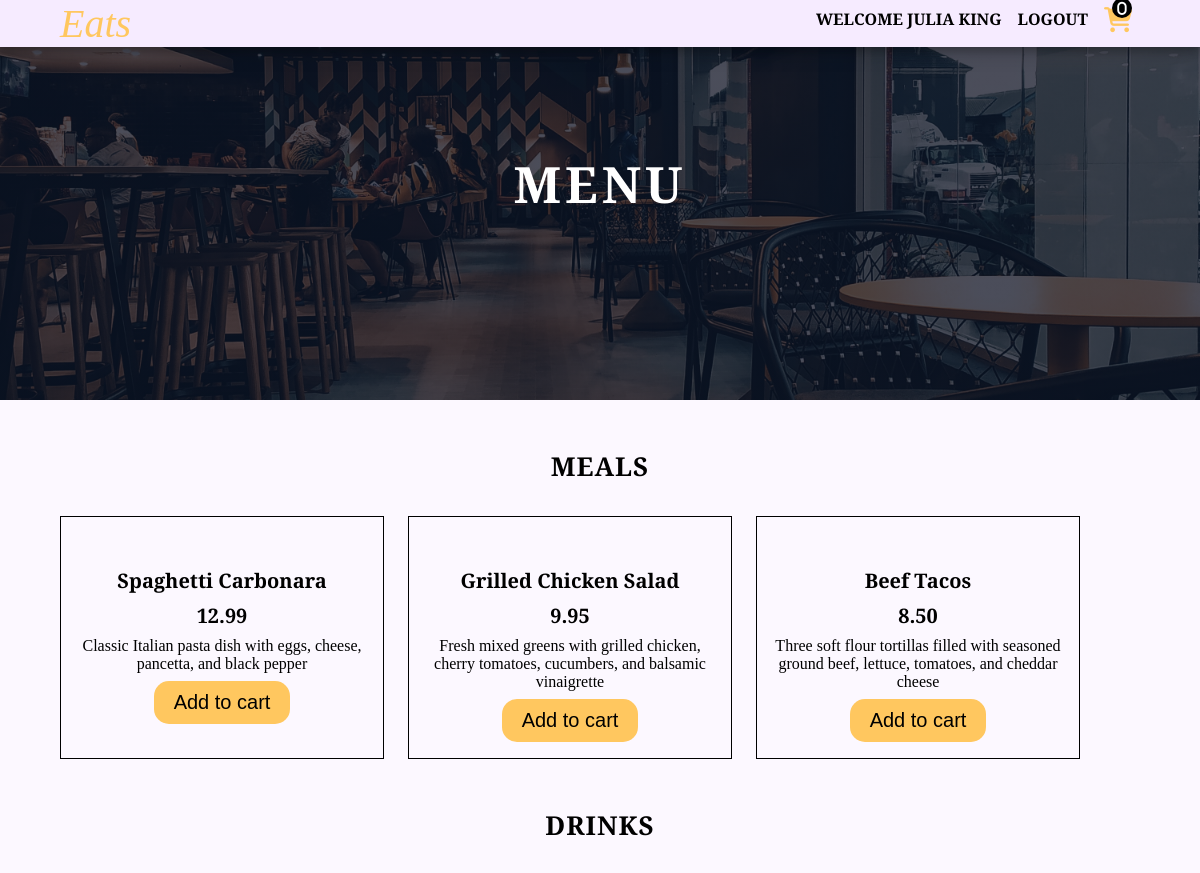
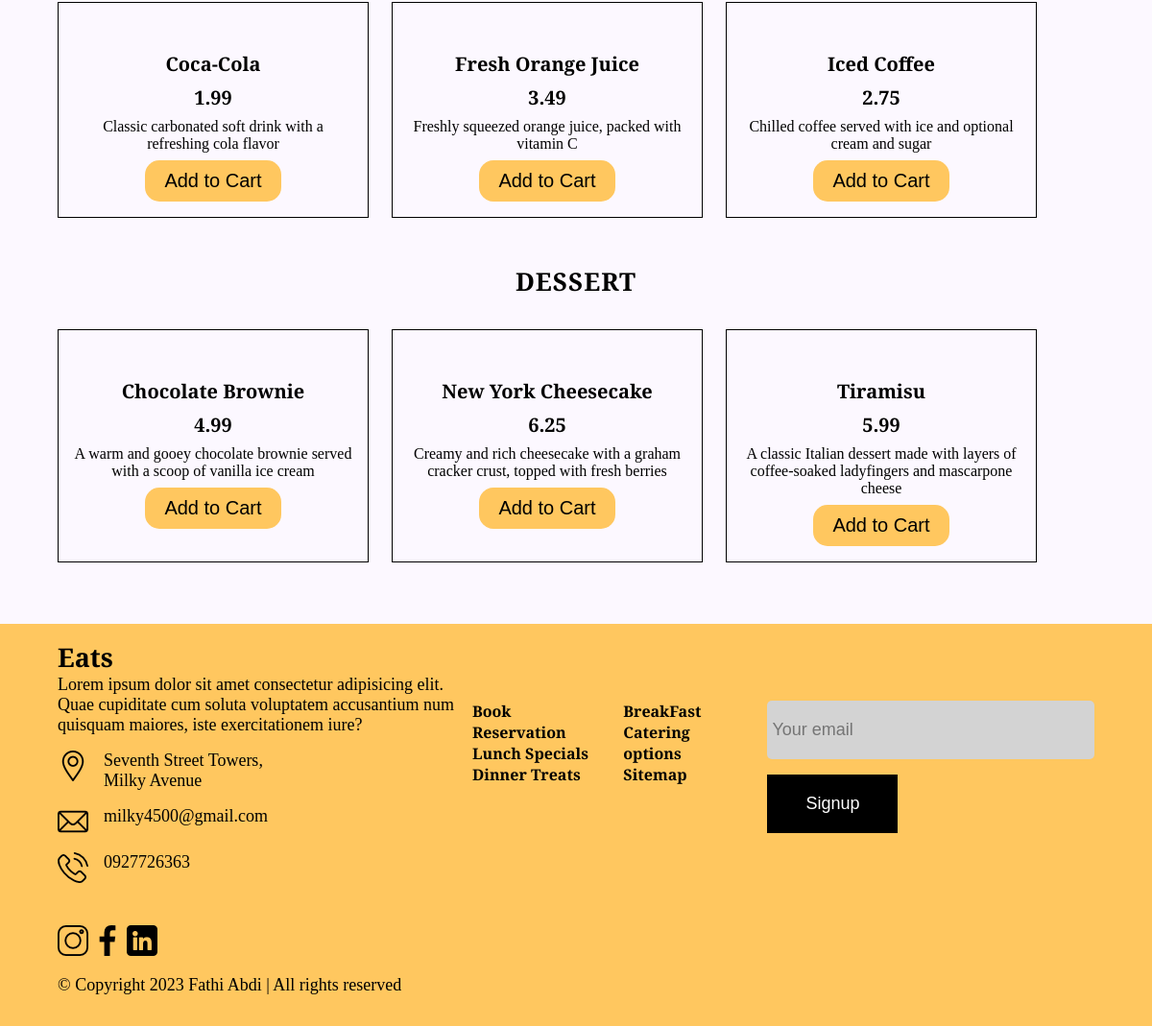
Screenshot of /menu.php (signed in) with the database file from the repository (2 pictures, top to bottom).
### tables this page shows
CREATE TABLE `products` (
  `product_id` int(11) NOT NULL,
  `Name` varchar(255) NOT NULL,
  `Price` varchar(255) NOT NULL,
  `Description` varchar(255) NOT NULL,
  `image` varchar(255) NOT NULL,
  `category_id` int(11) NOT NULL
);

### menu.php (the view, shortened to what this page needs)
<?php
require __DIR__ . "/includes/header.php";
require __DIR__ . "/config/database.php"
?>
    <section class="sub-container">
        <?php require __DIR__ . "/includes/navbar.php"?>
        <h1 class="heading page-heading">Menu</h1>
    </section>
    <section class="about-main">
        <div class="wrapper">
            <h2 class="catering-header" id="mealsId">Meals</h2>
            <div class="meal-row">
                <?php
                    $sql = $mysqli->prepare("SELECT * FROM products WHERE category_id = 1 LIMIT 3");
                    $sql->execute();
                    $res = $sql->get_result();
                    while ($row = $res->fetch_assoc()) :
                        ?>
                        <div class="child">
                                <div>
                                    <p class="menu-name"><?php echo $row['Name']?></p>
                                    <p class="price"><?php echo $row['Price']?></p>
                                    <p><?php echo $row['Description']?></p>
                                    <form action="cart.php" method="post">
                                        <button type="submit" class="menu-btn" name="foodSubmit">Add to cart</button>
                                    </form>
                                </div>
                        </div>
                <?php endwhile?>
            </div>
            <h2 class="catering-header" id="drinksId">Drinks</h2>
            <div class="meal-row">
                <?php
                    $sql = $mysqli->prepare("SELECT * FROM products WHERE category_id = 2 LIMIT 3");
                    $sql->execute();
                    $res = $sql->get_result();
                    while ($row = $res->fetch_assoc()) :
                        ?>
                        <div class="child">
                                <div>
                                    <p class="menu-name"><?php echo $row['Name']?></p>
                                    <p class="price"><?php echo $row['Price']?></p>
                                    <p><?php echo $row['Description']?></p>
                                    <form action="cart.php" method="post">
                                        <button type="submit" class="menu-btn" name="drinksSubmit">Add to Cart</button>
                                    </form>
                                </div>
                        </div>
                <?php endwhile?>
            </div>
            <h2 class="catering-header" id="dessertId">Dessert</h2>
            <div class="meal-row">
                <?php
                    $sql = $mysqli->prepare("SELECT * FROM products WHERE category_id = 3 LIMIT 3");
                    $sql->execute();
                    $res = $sql->get_result();
                    while ($row = $res->fetch_assoc()) :
                        ?>
                        <div class="child">
                                <div>
                                    <p class="menu-name"><?php echo $row['Name']?></p>
                                    <p class="price"><?php echo $row['Price']?></p>
                                    <p><?php echo $row['Description']?></p>
                                    <form action="cart.php?pid=<?php echo $row['product_id']?>" method="post">
                                        <button type="submit" class="menu-btn" name="dessertSubmit">Add to Cart</button>
                                    </form>
                                </div>
                        </div>
                <?php endwhile?>
            </div>
        </div>
    </section>
    <?php require __DIR__ . "/includes/footer-section.php"?>
    <?php require __DIR__ . "/includes/footer.php"?>

### css/style.css (style rules this page uses)
*, *::before, *::after { box-sizing: border-box; margin: 0; padding: 0; }
:root { --accent: #FFC75F; --primary: #fff; --secondary: #000; --grey: #D3D3D3; }
body { font-family: 'Playfair', serif; font-family: 'Playfair Display', serif; background-color: #FCF8FF; }
.wrapper { width: 90%; max-width: 600px; margin: 0 auto; position: relative; }
.heading { font-size: 30px; margin-bottom: 2rem; line-height: 1.5; letter-spacing: 4px; text-transform: uppercase; font-weight: 900; }
.menu-btn { border: 0; padding: 10px 20px; border-radius: 15px; font-size: 20px; background-color: var(--accent); margin: 0 5px; cursor: pointer; }
.catering-header { text-align: center; font-size: 26px; letter-spacing: 1px; margin: 2rem 0; text-transform: uppercase; }
.sub-container { background-image: linear-gradient(rgba(4,9,30,0.7), rgba(4,9,30,0.7)), url(images/banner2.jpg); background-position: center; background-size: cover; width: 100%; min-height: 50vh; text-align: center; color: white; }
.about-main { margin: 3rem 0; }
.page-heading { margin-top: 100px; }
.meal-row { display: flex; flex-wrap: wrap; }
.child { margin-bottom: 1rem; padding: 1rem; flex-basis: 50%; border: 1px solid; }
.child p { margin-bottom: 8px; }
.menu-name { margin-top: 1rem; }
.price, .menu-name { font-weight: 700; font-size: 20px; }
@media (min-width:800px) { .wrapper { max-width: 1100px; } }
@media (min-width:800px) { .heading { font-size: 50px; } }
@media (min-width:800px) { .meal-row { gap: 1.5rem; } }
@media (min-width:800px) { .child { flex-basis: 30%; text-align: center; } }

### rows the page displays
products: Name "Spaghetti Carbonara", Price "12.99", Description "Classic Italian pasta dish with eggs, cheese, pancetta, and black pepper"
products: Name "Grilled Chicken Salad", Price "9.95", Description "Fresh mixed greens with grilled chicken, cherry tomatoes, cucumbers, and balsamic vinaigrette"
products: Name "Beef Tacos", Price "8.50", Description "Three soft flour tortillas filled with seasoned ground beef, lettuce, tomatoes, and cheddar cheese"
products: Name "Coca-Cola", Price "1.99", Description "Classic carbonated soft drink with a refreshing cola flavor"
products: Name "Fresh Orange Juice", Price "3.49", Description "Freshly squeezed orange juice, packed with vitamin C"
products: Name "Iced Coffee", Price "2.75", Description "Chilled coffee served with ice and optional cream and sugar"
products: Name "Chocolate Brownie", Price "4.99", Description "A warm and gooey chocolate brownie served with a scoop of vanilla ice cream"
products: Name "New York Cheesecake", Price "6.25", Description "Creamy and rich cheesecake with a graham cracker crust, topped with fresh berries"
products: Name "Tiramisu", Price "5.99", Description "A classic Italian dessert made with layers of coffee-soaked ladyfingers and mascarpone cheese"

### other values shown
$welcomeName "JULIA KING"
